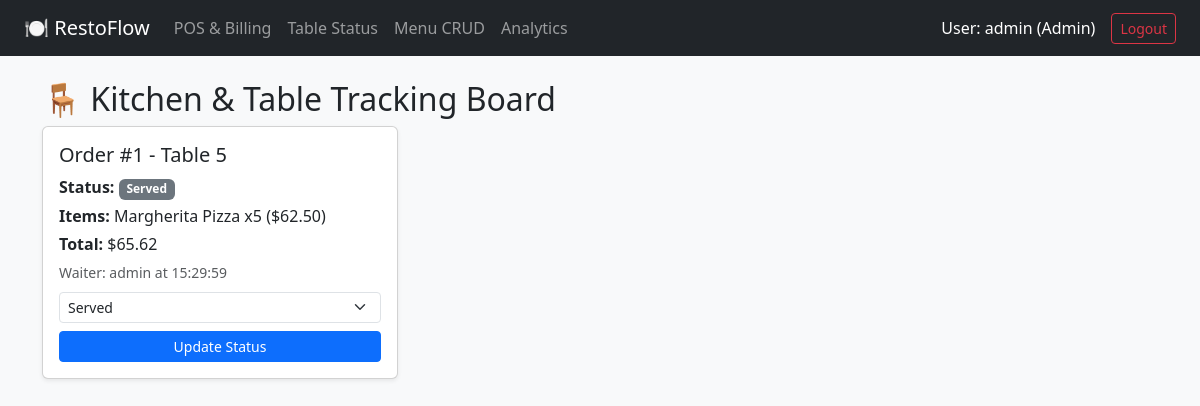
/kitchen (signed in), run on the app's committed database.
### tables this page shows
CREATE TABLE orders (
            order_id INTEGER PRIMARY KEY AUTOINCREMENT,
            table_no TEXT NOT NULL,
            items_summary TEXT NOT NULL,
            total REAL NOT NULL,
            status TEXT NOT NULL,
            order_time TEXT NOT NULL,
            served_by TEXT
        );

### app.py (the view)
@app.route("/kitchen", methods=["GET", "POST"])
def kitchen():
    if "username" not in session:
        return redirect(url_for("login"))
    if request.method == "POST":
        order_id = request.form.get("order_id")
        new_status = request.form.get("status")
        update_order_status(order_id, new_status)
        return redirect(url_for("kitchen"))
    orders = fetch_orders()
    return render_template("kitchen.html", orders=orders)

### database.py (called while the page is built)
def get_connection():
    return sqlite3.connect(DB_NAME, check_same_thread=False)

def fetch_orders():
    conn = get_connection()
    cursor = conn.cursor()
    cursor.execute("SELECT order_id, table_no, items_summary, total, status, order_time, served_by FROM orders")
    rows = cursor.fetchall()
    conn.close()
    return rows

### templates/kitchen.html (shortened to what this page needs)
{% extends "base.html" %}
{% block content %}
<h2>🪑 Kitchen & Table Tracking Board</h2>
<div class="row">
    {% for order in orders %}
    <div class="col-md-4 mb-3">
        <div class="card shadow-sm p-3">
            <h5>Order #{{ order[0] }} - {{ order[1] }}</h5>
            <p class="mb-1"><strong>Status:</strong> <span class="badge bg-secondary">{{ order[4] }}</span></p>
            <p class="mb-1"><strong>Items:</strong> {{ order[2] }}</p>
            <p class="mb-1"><strong>Total:</strong> ${{ "%.2f"|format(order[3]) }}</p>
            <p class="mb-2"><small class="text-muted">Waiter: {{ order[6] }} at {{ order[5] }}</small></p>
            <form method="POST">
                <select name="status" class="form-select form-select-sm mb-2">
                    <option value="Served" {% if order[4] == 'Served' %}selected{% endif %}>Served</option>
                </select>
                <button type="submit" class="btn btn-sm btn-primary w-100">Update Status</button>
            </form>
        </div>
    </div>
    {% endfor %}
</div>
{% endblock %}

### templates/base.html (shortened to what this page needs)
<!DOCTYPE html>
<html lang="en">
<head>
    <link href="https://cdn.jsdelivr.net/npm/bootstrap@5.3.0/dist/css/bootstrap.min.css" rel="stylesheet">
</head>
<body class="bg-light">
    {% if session.get('username') %}
    <nav class="navbar navbar-expand-lg navbar-dark bg-dark px-4">
        <a class="navbar-brand" href="/pos">🍽️ RestoFlow</a>
        <div class="collapse navbar-collapse">
            <ul class="navbar-nav me-auto">
                <li class="nav-item"><a class="nav-link" href="/pos">POS & Billing</a></li>
                <li class="nav-item"><a class="nav-link" href="/kitchen">Table Status</a></li>
                {% if session.get('role') == 'Admin' %}
                <li class="nav-item"><a class="nav-link" href="/menu">Menu CRUD</a></li>
                <li class="nav-item"><a class="nav-link" href="/analytics">Analytics</a></li>
                {% endif %}
            </ul>
            <span class="navbar-text text-white me-3">User: {{ session.get('username') }} ({{ session.get('role') }})</span>
            <a href="/logout" class="btn btn-outline-danger btn-sm">Logout</a>
        </div>
    </nav>
    {% endif %}
    <div class="container mt-4">
        {% block content %}{% endblock %}
    </div>
</body>
</html>

### data on the page
orders: get "admin", get "Admin", order_id "1", table_no "Table 5", status "Served", items_summary "Margherita Pizza x5 ($62.50)", total "65.62", served_by "admin", order_time "15:29:59"
